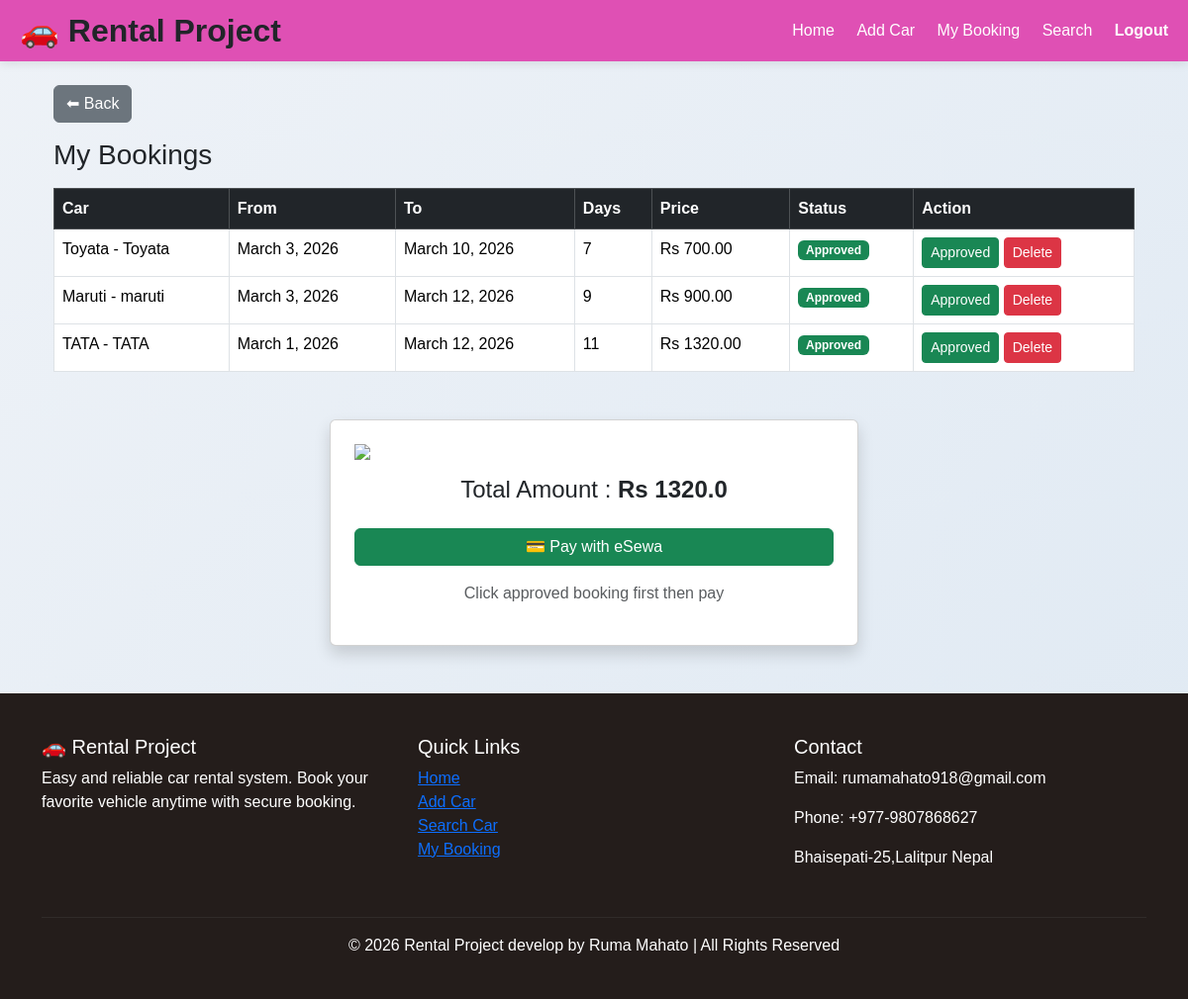
The page /booking_success/ (signed in) on the database as committed earlier.
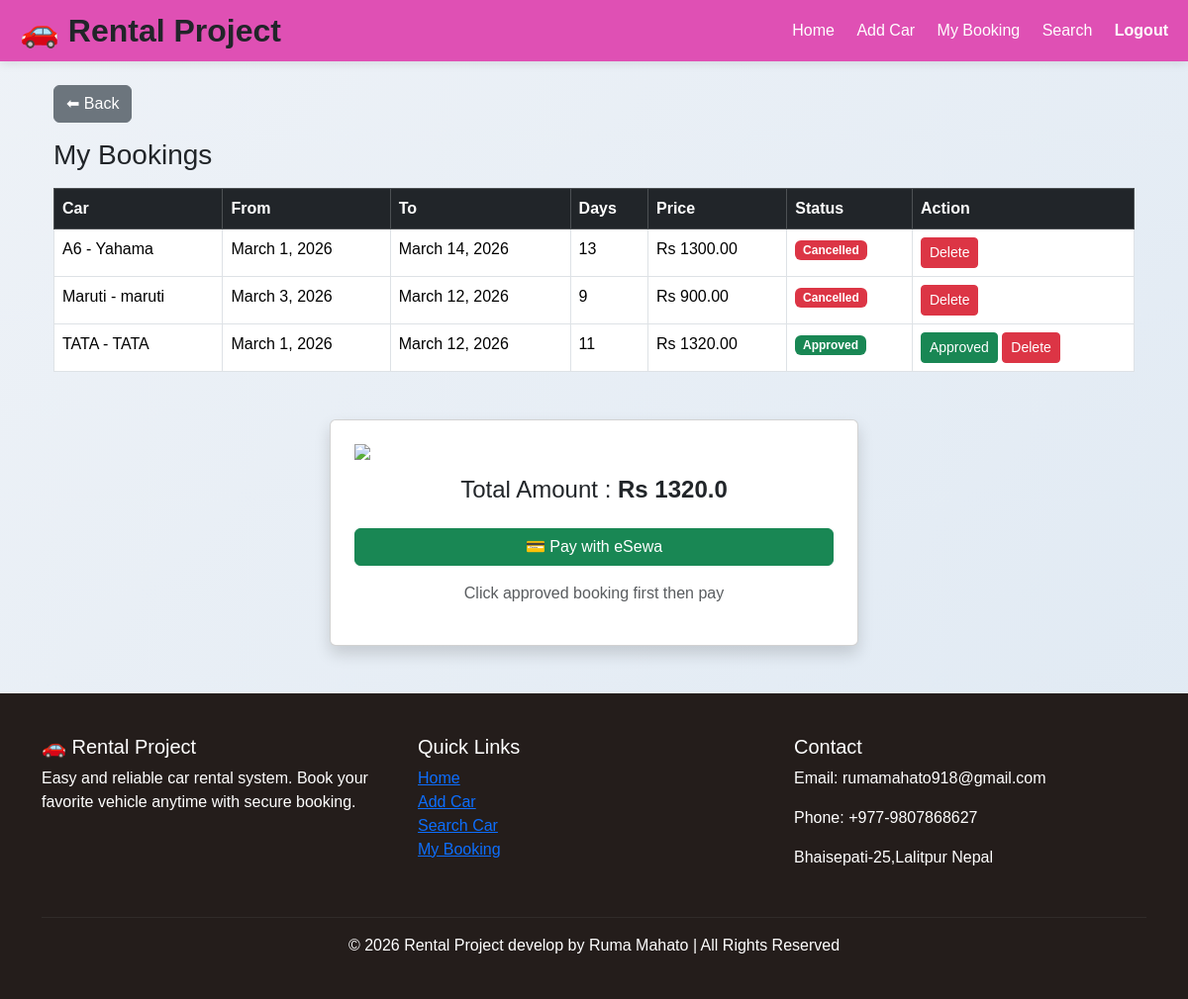
The same page on the database as committed later.
### rentalapp/models.py (models this page shows, shortened)
class Booking(models.Model):
    STATUS_CHOICES = [
        ("Pending", "Pending"),
        ("Approved", "Approved"),
        ("Cancelled", "Cancelled"),
    ]
    user = models.ForeignKey(User, on_delete=models.CASCADE)
    vehicle = models.ForeignKey(Car, on_delete=models.CASCADE)
    start_date = models.DateField()
    end_date = models.DateField()
    total_days = models.IntegerField(default=0)
    total_price = models.DecimalField(max_digits=10, decimal_places=2, default=0)
    status = models.CharField(max_length=20, choices=STATUS_CHOICES, default="Pending")
    booked_at = models.DateTimeField(auto_now_add=True)

class Car(models.Model):
    TRANSMISSION_CHOICES = [
        ("Manual", "Manual"),
        ("Automatic", "Automatic"),
    ]
    TYPE_CHOICES = [
        ("Petrol", "Petrol"),
        ("Diesel", "Diesel"),
        ("Hybrid", "Hybrid"),
        ("Electric", "Electric"),
    ]
    brand = models.CharField(max_length=100)
    name = models.CharField(max_length=100)
    image = models.ImageField(upload_to="cars/")
    color = models.CharField(max_length=50)
    model_year = models.IntegerField()
    transmission = models.CharField(max_length=20, choices=TRANSMISSION_CHOICES)
    car_type = models.CharField(max_length=20, choices=TYPE_CHOICES)
    price = models.DecimalField(max_digits=8, decimal_places=2)
    description = models.TextField(blank=True)
    created_at = models.DateTimeField(auto_now_add=True)

### rentalapp/views.py (the view)
# urls.py: path("booking_success/", views.booking_success, name="booking_success"),
@login_required
def booking_success(request):
    bookings = Booking.objects.filter(user=request.user).order_by("-id")
    selected_booking_id = request.session.get("selected_booking")
    total_amount = 0
    booking = None
    if selected_booking_id:
        booking = Booking.objects.filter(id=selected_booking_id, user=request.user).first()
        if booking:
            total_amount = float(booking.total_price)
    transaction_uuid = str(uuid.uuid4())
    product_code = "EPAYTEST"
    secret_key = "8gBm/:&EnhH.1/q"
    message = f"total_amount={total_amount},transaction_uuid={transaction_uuid},product_code={product_code}"
    signature = base64.b64encode(
        hmac.new(
            secret_key.encode(),
            message.encode(),
            hashlib.sha256
        ).digest()
    ).decode()
    context = {
        "bookings": bookings,
        "total_amount": total_amount,
        "transaction_uuid": transaction_uuid,
        "signature": signature,
    }
    return render(request, "rentalapp/booking_success.html", context)

### rentalapp/templates/rentalapp/booking_success.html (shortened to what this page needs)
{% extends "base.html" %}
{% load static %}
{% block content %}
<div class="container mt-4">
<button onclick="history.back()" class="btn btn-secondary mb-3">
⬅ Back
</button>
<h3 class="mb-3">My Bookings</h3>
<table class="table table-bordered table-hover">
<thead class="table-dark">
<tr>
<th>Car</th>
<th>From</th>
<th>To</th>
<th>Days</th>
<th>Price</th>
<th>Status</th>
<th>Action</th>
</tr>
</thead>
<tbody>
{% for booking in bookings %}
<tr>
<td>{{ booking.vehicle.brand }} - {{ booking.vehicle.name }}</td>
<td>{{ booking.start_date }}</td>
<td>{{ booking.end_date }}</td>
<td>{{ booking.total_days }}</td>
<td>Rs {{ booking.total_price }}</td>
<td>
{% if booking.status == "Approved" %}
<span class="badge bg-success">Approved</span>
{% elif booking.status == "Pending" %}
<span class="badge bg-warning text-dark">Pending</span>
{% else %}
<span class="badge bg-danger">Cancelled</span>
{% endif %}
</td>
<td>
{% if booking.status == "Approved" %}
<a href="{% url 'select_booking' booking.id %}" class="btn btn-success btn-sm">
Approved
</a>
{% endif %}
<form action="{% url 'delete_booking' booking.id %}" method="POST" style="display:inline;">
<button class="btn btn-danger btn-sm" onclick="return confirm('Delete booking?')">
Delete
</button>
</form>
</td>
</tr>
{% empty %}
<tr>
<td colspan="7" class="text-center">No bookings found</td>
</tr>
{% endfor %}
</tbody>
</table>
<div class="row justify-content-center mt-5">
<div class="col-md-6">
<div class="card shadow p-4 text-center">
<img src="{% static 'images/esewa logo.jpg' %}" width="80">
<h4 class="mt-3">
Total Amount :
<b>Rs {{ total_amount }}</b>
</h4>
<form action="https://rc-epay.esewa.com.np/api/epay/main/v2/form" method="POST">
<button class="btn btn-success w-100 mt-3">
💳 Pay with eSewa
</button>
</form>
<p class="text-muted mt-3">
Click approved booking first then pay
</p>
</div>
</div>
</div>
</div>
{% endblock %}

Rows that differ between the two databases and show on the page:
removed Booking: vehicle.brand "Toyata", vehicle.name "Toyata", start_date "March 3, 2026", end_date "March 10, 2026", total_days "7", total_price "700.00", status "Approved"
added Booking: vehicle.brand "A6", vehicle.name "Yahama", start_date "March 1, 2026", end_date "March 14, 2026", total_days "13", total_price "1300.00", status "Cancelled"
changed Booking "March 3, 2026": status "Approved Approved" → "Cancelled"
